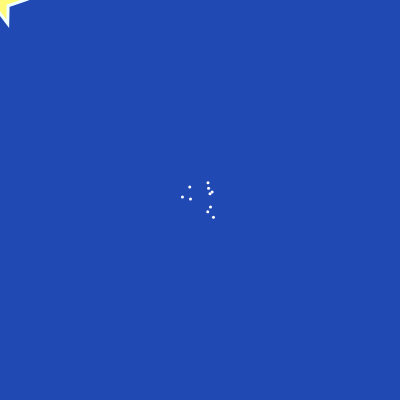
Frame 1 (no input)
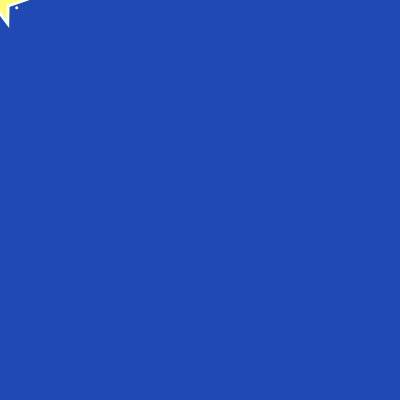
Frame 60 (no input)
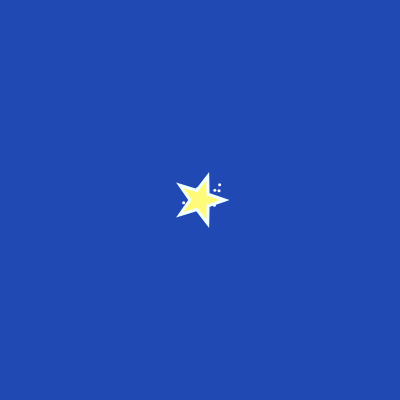
Frame 120 (the mouse pressed at the canvas centre since frame 60)

The p5.js sketch that drew these frames (run headless with seeded random() and noise() and a simulated clock; from frame 60 on, the mouse is pressed at the canvas centre):

// p5.js sketch
// ── sketch.js
let starPosition;
//custom variable - star

function setup() {
  createCanvas(400, 400);
  starPosition = createVector(width / 2, height / 2); 
}

function draw() {
  background(32, 73, 179);
  
  //generate random sparkles around the star
  for (let i = 0; i < 10; i++) {
    let sparkleX = starPosition.x + random(-20, 20);
    let sparkleY = starPosition.y + random(-20, 20);
    drawSparkle(sparkleX, sparkleY);
    //coordinates to random value
  }
  
  //positioning the star to follow the cursor
  starPosition.x = mouseX;
  starPosition.y = mouseY;
  
  //drawing the star
  fill(255, 250, 119); //pale yellow color
  stroke(240, 255, 255); //silver outline
  strokeWeight(3); //thickening the stroke
  starShape(starPosition.x, starPosition.y, 10, 25, 5);
}

//customstar shape function
function starShape(x, y, radius1, radius2, npoints) {
  //x,y coordinates,radii, # of points, 2pi =full circle
  //positioning inner vertices of the star between the outer vertices
  let angle = TWO_PI / npoints;
  let halfAngle = angle / 2;
  beginShape();
  for (let a = 0; a < TWO_PI; a += angle) {
    let sx = x + cos(a) * radius2;
    let sy = y + sin(a) * radius2;
    vertex(sx, sy);
    sx = x + cos(a + halfAngle) * radius1;
    sy = y + sin(a + halfAngle) * radius1;
    vertex(sx, sy);
  }
  endShape(CLOSE);
}

//custom sparkle function
function drawSparkle(x, y) {
  noStroke();
  fill(255, 255, 255);
  ellipse(x, y, 3, 3);
}
